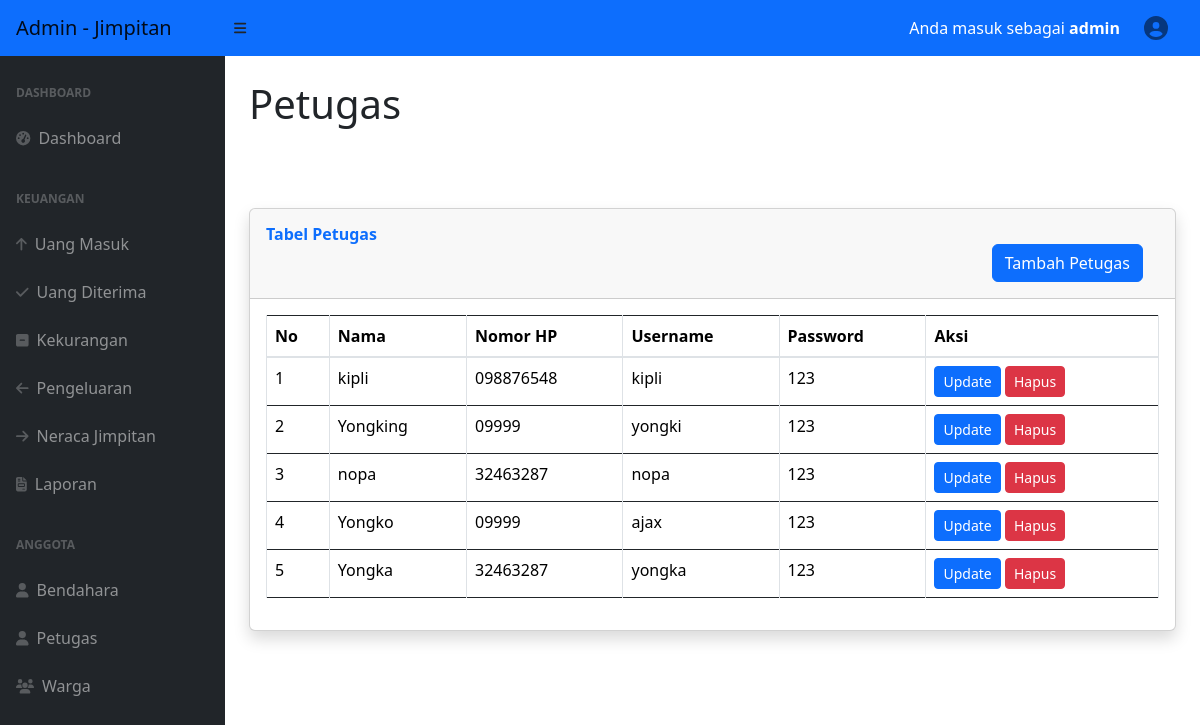
The page /petugas.php (signed in) on the database its author committed.
### tables this page shows
CREATE TABLE `petugas` (
  `id` int(11) NOT NULL,
  `nama_petugas` varchar(25) NOT NULL,
  `nomor_hp` varchar(15) NOT NULL,
  `username` varchar(10) NOT NULL,
  `password` int(15) NOT NULL,
  `level` varchar(10) NOT NULL
);

### petugas.php (the view, shortened to what this page needs)
<!DOCTYPE html>
<html lang="en">
    <head>
        <link href="main/dataTables/datatables.min.css" rel="stylesheet"/>
        <link href="https://cdn.jsdelivr.net/npm/simple-datatables@latest/dist/style.css" rel="stylesheet" />
        <link href="css/styles.css" rel="stylesheet" />
        <link href="vendor/datatables/dataTables.bootstrap4.min.css" rel="stylesheet">
        <link href="main/dataTables/datatables.min.css" rel="stylesheet"/>
        <link rel="stylesheet" href="https://cdn.jsdelivr.net/npm/bootstrap@4.5.3/dist/css/bootstrap.min.css"
>
	<link rel="stylesheet" type="text/css" href="assets/css/bootstrap.css">
	<link rel="stylesheet" type="text/css" href="assets/DataTables/media/css/jquery.dataTables.css">
	<link rel="stylesheet" type="text/css" href="assets/DataTables/media/css/dataTables.bootstrap.css">
    </head>
<body class="sb-nav-fixed">
<?php
require ('header.php');
require ('sidenav.php');
?>
<div id="layoutSidenav_content">
<main>
<div class="container-fluid px-4">
              <h1 class="mt-4">Petugas</h1>
<div class="card shadow mb-4">
            <div class="card-header py-3">
              <h6 class="m-0 font-weight-bold text-primary">Tabel Petugas</h6>
              <div class="d-grid gap-2 d-md-flex justify-content-md-end">
              <a href="tambahpetugas.php" class="btn btn-primary me-3">Tambah Petugas</a>
            </div>
            </div>
            <div class="card-body">
              <div class="table-responsive">
                <table class="table table-bordered" id="dataTable" width="100%" cellspacing="0">
                  <thead>
    <tr>
      <th scope="col">No</th>
      <th scope="col">Nama</th>
      <th scope="col">Nomor HP</th>
      <th scope="col">Username</th>
      <th scope="col">Password</th>
      <th scope="col">Aksi</th>
    </tr>
</thead>
    <?php
          $koneksi = mysqli_connect("localhost", "root", "", "jimpitan1");
          $no = 1;
          $select         = mysqli_query($koneksi, "select * from petugas");
          while($data= mysqli_fetch_array($select)){
        ?>
    <tr>
      <td scope="col"><?php echo $no++ ?></td>
      <td scope="col"><?php echo $data['nama_petugas'] ?></td>
      <td scope="col"><?php echo $data['nomor_hp'] ?></td>
      <td scope="col"><?php echo $data['username'] ?></td>
      <td scope="col"><?php echo $data['password'] ?></td>
      <td>
      <a href="editpetugas.php?id=<?php echo $data['id'];?>"
      class="btn btn-sm btn-primary">Update</a>
      <a href="proses_hapuspetugas.php?id=<?php echo $data['id']; ?>"
      class="btn btn-sm btn-danger alert_notif">Hapus</a>
      </td>
    </tr>
    <?php
            }
    ?>
</table>
</div>
</body>
</html>

### header.php (shortened to what this page needs)
<nav class="sb-topnav navbar navbar-expand navbar-light bg-primary">
            <a class="navbar-brand ps-3" href="admin.php">Admin - Jimpitan</a>
            <button class="btn btn-link btn-sm order-1 order-lg-0 me-4 me-lg-0" id="sidebarToggle" href="#!"><i class="fas fa-bars"></i></button>
            <div class="d-none d-md-inline-block form-inline ms-auto me-0 me-md-3 my-2 my-md-0" style="color:white"><span>Anda masuk sebagai <b><?php echo $_SESSION['username']; ?></b></span></div>
            <ul class="navbar-nav ms-auto ms-md-0 me-3 me-lg-4">
                <li class="nav-item dropdown">
                    <a class="nav-link " id="navbarDropdown" href="#" role="button" data-bs-toggle="dropdown" aria-expanded="false"><i class="fas fa-user-circle fa-xl"></i></a>
                </li>
            </ul>
</nav>

### sidenav.php (shortened to what this page needs)
<div id="layoutSidenav">
            <div id="layoutSidenav_nav">
                <nav class="sb-sidenav accordion sb-sidenav-dark" id="sidenavAccordion">
                    <div class="sb-sidenav-menu">
                        <div class="nav">
                            <div class="sb-sidenav-menu-heading">Dashboard</div>
                            <a class="nav-link" href="admin.php">
                                <div class="sb-nav-link-icon"><i class="fas fa-tachometer-alt"></i></div>
                                Dashboard
                            </a>
                            <div class="sb-sidenav-menu-heading">Keuangan</div>
                            <a class="nav-link" href="uangmasuk.php">
                                <div class="sb-nav-link-icon"><i class="fas fa-arrow-up"></i></div>
                                Uang Masuk
                            </a>
                            <a class="nav-link" href="uangditerima.php">
                                <div class="sb-nav-link-icon"><i class="fas fa-check"></i></div>
                                Uang Diterima
                            </a>
                            <a class="nav-link" href="kekurangan1.php">
                                <div class="sb-nav-link-icon"><i class="fas fa-minus-square"></i></div>
                                Kekurangan
                            </a>
                            <a class="nav-link" href="pengeluaran.php">
                                <div class="sb-nav-link-icon"><i class="fas fa-arrow-left"></i></div>
                                Pengeluaran
                            </a>
                            <a class="nav-link" href="neraca.php">
                                <div class="sb-nav-link-icon"><i class="fas fa-arrow-right"></i></div>
                                Neraca Jimpitan
                            </a>
                            <a class="nav-link" href="laporan.php">
                                <div class="sb-nav-link-icon"><i class="fas fa-file-invoice"></i></div>
                                Laporan
                            </a>
                            <div class="sb-sidenav-menu-heading">Anggota</div>
                            <a class="nav-link" href="bendahara1.php">
                                <div class="sb-nav-link-icon"><i class="fas fa-user"></i></div>
                                Bendahara
                            </a>
                            <a class="nav-link" href="petugas.php">
                                <div class="sb-nav-link-icon"><i class="fas fa-user"></i></div>
                                Petugas
                            </a>
                            <a class="nav-link" href="warga.php">
                                <div class="sb-nav-link-icon"><i class="fas fa-users"></i></div>
                                Warga
                            </a>
                    </div>
                    </div>
                </nav>
            </div>

### rows shown on the page
petugas: nama_petugas "kipli", nomor_hp "098876548", username "kipli", password "123"
petugas: nama_petugas "Yongking", nomor_hp "09999", username "yongki", password "123"
petugas: nama_petugas "nopa", nomor_hp "32463287", username "nopa", password "123"
petugas: nama_petugas "Yongko", nomor_hp "09999", username "ajax", password "123"
petugas: nama_petugas "Yongka", nomor_hp "32463287", username "yongka", password "123"

### other values the page prints
$_SESSION['username'] "admin"
